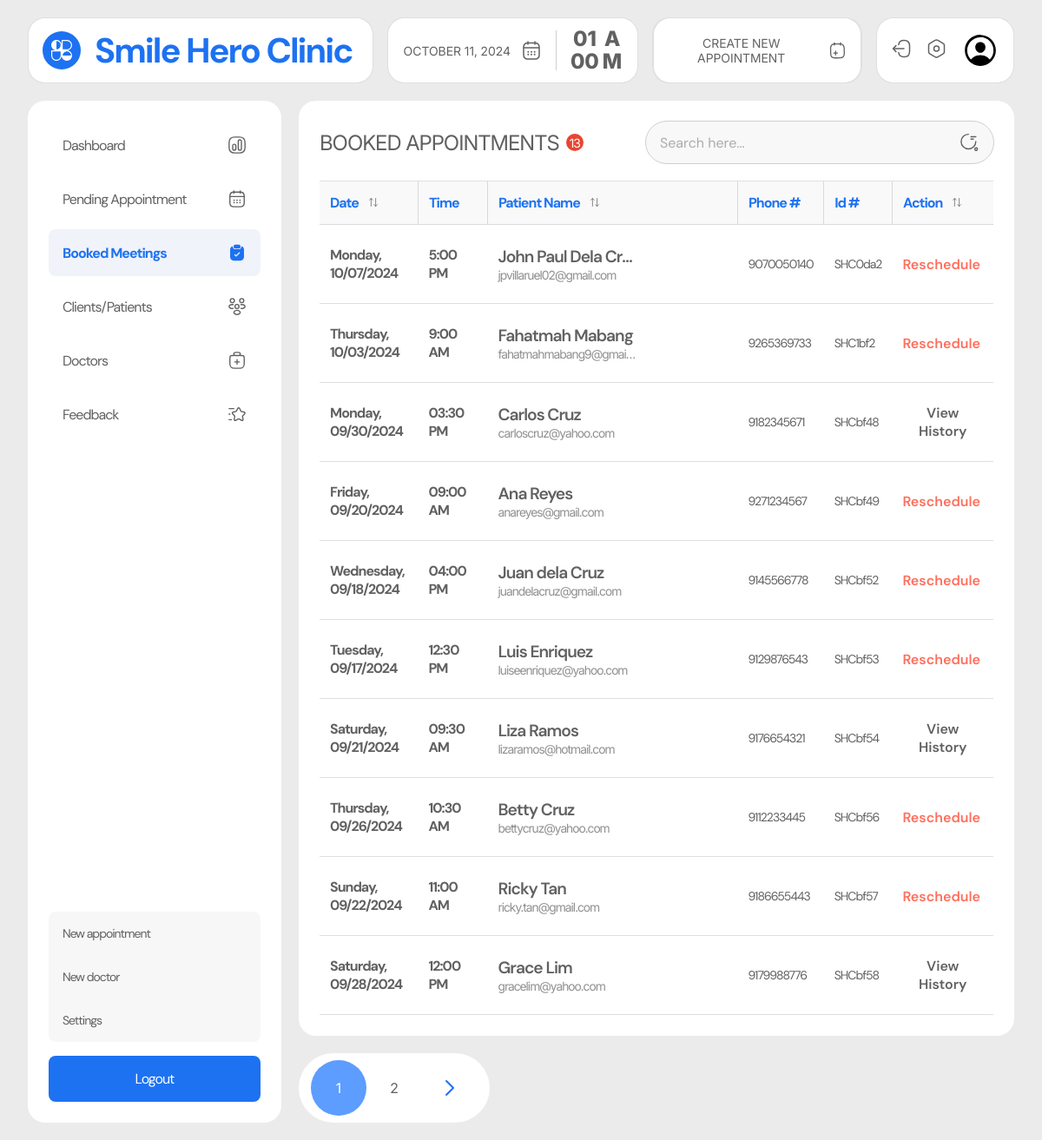
/admin/booked.php (signed in), run on the app's committed database.
### tables this page shows
CREATE TABLE `appointments` (
  `user_id` varchar(20) NOT NULL,
  `appointment_id` varchar(20) NOT NULL,
  `name` varchar(255) NOT NULL,
  `email` varchar(255) NOT NULL,
  `contact` varchar(30) NOT NULL,
  `message` varchar(255) NOT NULL,
  `date` varchar(30) NOT NULL,
  `time` varchar(30) NOT NULL,
  `service` varchar(100) NOT NULL,
  `location` varchar(100) NOT NULL,
  `status` varchar(100) NOT NULL,
  `created_at` datetime NOT NULL
);

### admin/booked.php (the view, shortened to what this page needs)
<?php
require_once '../includes/dbh.inc.php';
require_once './includes/pagination.php';
$limit = 10;
$page = isset($_GET['page']) ? (int)$_GET['page'] : 1;
$start = ($page - 1) * $limit;
$totalQuery = "SELECT COUNT(*) AS total FROM appointments WHERE status = 'accepted' OR status = 'rescheduled'";
$totalResult = $conn->query($totalQuery);
$totalRow = $totalResult->fetch_assoc();
$totalRecords = $totalRow['total'];
$query = "SELECT * FROM appointments WHERE status = 'accepted' OR status = 'rescheduled' LIMIT $start, $limit";
$result = $conn->query($query);
$users = [];
if ($result->num_rows > 0) {
  while ($row = $result->fetch_assoc()) {
    $users[] = $row;
  }
}
?>
<!DOCTYPE html>
<html lang="en">
<head>
  <link rel="stylesheet" href="../src/dist/styles.css" />
</head>
<body class="admin__page">
  <main class="admin__main">
    <?php include("includes/nav.php"); ?>
     <section class="admin__content">
      <?php include("includes/side_nav.php"); ?>
      <div class="booked__container">
        <div class="booked-appointments__table">
          <div class="table-heading__container">
            <h1 class="table-heading">booked appointments <span class="table-item-count"><?php echo $totalRecords ?></span></h1>
            <?php include("includes/search.php"); ?>
          </div>
          <table>
            <thead>
              <tr>
                <th>
                  date
                  <div class="dropdown-container">
                    <button class="filter-btn">
                    </button>
                  </div>
                </th>
                <th>
                  time
                </th>
                <th>
                  patient name
                  <div class="dropdown-container">
                    <button class="filter-btn">
                    </button>
                  </div>
                </th>
                <th>phone #</th>
                <th>id #</th>
                <th>
                  action
                  <div class="dropdown-container">
                    <button class="filter-btn">
                    </button>
                  </div>
                </th>
              </tr>
            </thead>
            <tbody id="items">
              <?php foreach ($users as $user){?>
              <tr class="item-row appointment-row"
                data-date="<?php echo date('Y-m-d', strtotime($user['date'])); ?>">
                <td class="patient-cell date" data-date="<?php echo $user['date'] ?>">
                  <?php echo date('l, m/d/Y', strtotime($user['date'])); ?>
                </td>
                <td class="patient-cell time">
                  <?php echo $user['time']; ?>
                </td>
                <td class="patient-cell name-email" data-label="<?php echo $user['label'] ?>">
                  <p class="patient-name" title="<?php echo $user['name']; ?>">
                    <?php echo $user['name']; ?>
                  </p>
                  <p class="patient-email" title="<?php echo $user['email']; ?>">
                    <?php echo $user['email']; ?>
                  </p>
                </td>
                <td class="patient-cell phone">
                  <?php echo $user['contact']; ?>
                </td>
                <td class="patient-cell apt-id">
                  <?php echo $user['appointment_id']; ?>
                </td>
                <td class="patient-cell action" data-status="<?php echo $user['status']; ?>">
                </td>
              </tr>
              <?php } ?>
            </tbody>
          </table>
        </div>
      </div>
    </section>
  </main>
</body>
</html>

### data on the page
appointments: date "Monday, 10/07/2024", time "5:00 PM", name "John Paul Dela Cr…", email "jpvillaruel02@gmail.com", contact "9070050140", appointment_id "SHC0da2"
appointments: date "Thursday, 10/03/2024", time "9:00 AM", name "Fahatmah Mabang", email "fahatmahmabang9@gmai…", contact "9265369733", appointment_id "SHC1bf2"
appointments: date "Monday, 09/30/2024", time "03:30 PM", name "Carlos Cruz", email "carloscruz@yahoo.com", contact "9182345671", appointment_id "SHCbf48"
appointments: date "Friday, 09/20/2024", time "09:00 AM", name "Ana Reyes", email "anareyes@gmail.com", contact "9271234567", appointment_id "SHCbf49"
appointments: date "Wednesday, 09/18/2024", time "04:00 PM", name "Juan dela Cruz", email "juandelacruz@gmail.com", contact "9145566778", appointment_id "SHCbf52"
appointments: date "Tuesday, 09/17/2024", time "12:30 PM", name "Luis Enriquez", email "luiseenriquez@yahoo.com", contact "9129876543", appointment_id "SHCbf53"
appointments: date "Saturday, 09/21/2024", time "09:30 AM", name "Liza Ramos", email "lizaramos@hotmail.com", contact "9176654321", appointment_id "SHCbf54"
appointments: date "Thursday, 09/26/2024", time "10:30 AM", name "Betty Cruz", email "bettycruz@yahoo.com", contact "9112233445", appointment_id "SHCbf56"
appointments: date "Sunday, 09/22/2024", time "11:00 AM", name "Ricky Tan", email "ricky.tan@gmail.com", contact "9186655443", appointment_id "SHCbf57"
appointments: date "Saturday, 09/28/2024", time "12:00 PM", name "Grace Lim", email "gracelim@yahoo.com", contact "9179988776", appointment_id "SHCbf58"

### other printed values
$totalRecords "13"
